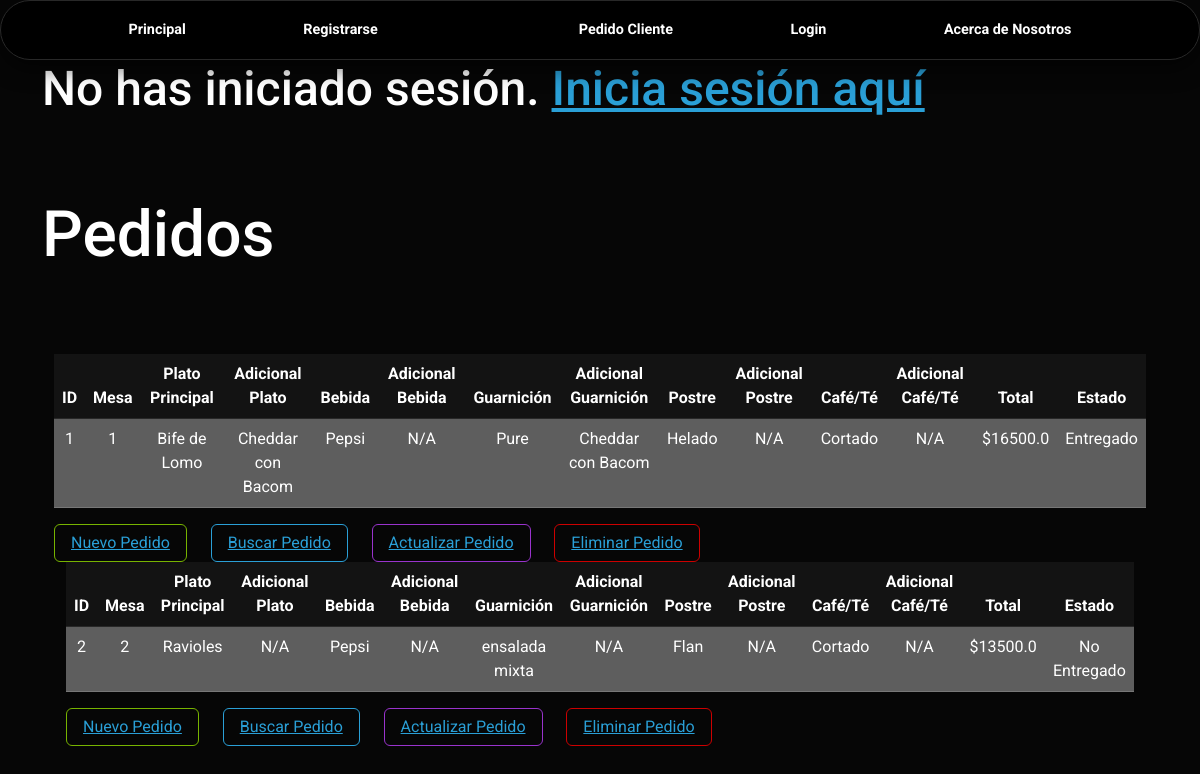
Page /pedidos/ on the committed database.
### App/models.py (models this page shows, shortened)
class Pedido(models.Model):
    mesa = models.ForeignKey(Mesa, on_delete=models.CASCADE)
    plato_principal = models.ForeignKey(Comida, on_delete=models.CASCADE)
    adicional_plato_principal = models.ForeignKey(Adicional, related_name='adicionales_plato', blank=True, null=True, on_delete=models.SET_NULL)
    guarnicion = models.ForeignKey(Guarnicion, on_delete=models.SET_NULL, blank=True, null=True)
    adicional_guarnicion = models.ForeignKey(Adicional, related_name='adicionales_guarnicion', blank=True, null=True, on_delete=models.SET_NULL)
    bebida = models.ForeignKey(Bebida, on_delete=models.CASCADE)
    adicional_bebida = models.ForeignKey(Adicional, related_name='adicionales_bebida', blank=True, null=True, on_delete=models.SET_NULL)
    postre = models.ForeignKey(Postre, on_delete=models.SET_NULL, blank=True, null=True)
    adicional_postre = models.ForeignKey(Adicional, related_name='adicionales_postre', blank=True, null=True, on_delete=models.SET_NULL)
    cafe_te = models.ForeignKey(CafeTe, on_delete=models.SET_NULL, blank=True, null=True)
    adicional_cafe_te = models.ForeignKey(Adicional, related_name='adicionales_cafe_te', blank=True, null=True, on_delete=models.SET_NULL)
    fecha_pedido = models.DateTimeField(default=timezone.now)
    total = models.FloatField(default=0.0)
    entregado = models.BooleanField(default=False)

class Mesa(models.Model):
    numero_mesa = models.IntegerField(unique=True)
    sector = models.CharField(max_length=100)

class Comida(models.Model):
    nombre = models.CharField(max_length=50)
    descripcion = models.TextField()
    precio = models.FloatField()
    categoria = models.ForeignKey(Categoria, on_delete=models.CASCADE)

class Adicional(models.Model):
    nombre = models.CharField(max_length=50)
    precio = models.FloatField()

class Bebida(models.Model):
    nombre = models.CharField(max_length=50)
    precio = models.FloatField()

class Guarnicion(models.Model):
    nombre = models.CharField(max_length=50)
    precio = models.FloatField()

class Postre(models.Model):
    nombre = models.CharField(max_length=50)
    precio = models.FloatField()

class CafeTe(models.Model):
    nombre = models.CharField(max_length=50)
    precio = models.FloatField()

### App/views.py (the view)
# urls.py: path('pedidos/', views.mostrar_pedidos, name='Pedido'),
def mostrar_pedidos(request):
    pedido = Pedido.objects.all()
    context = {'pedido': pedido}
    return render(request, 'App/Pedido.html', context)

### App/templates/App/Pedido.html (shortened to what this page needs)
{% extends 'App/base.html' %}
{% load static %}
{% block codigoDinamico %}
<div class="container"transition-style="in:wipe:up">
    <h1>Pedidos</h1> <br> <br> <br>
    {% for pedido in pedido %}
        <div class="container"transition-style="in:wipe:up">
            <table class="table table-hover text-center">
                <thead>
                    <tr>
                        <th scope="col">ID</th>
                        <th scope="col">Mesa</th>
                        <th scope="col">Plato Principal</th>
                        <th scope="col">Adicional Plato</th>
                        <th scope="col">Bebida</th>
                        <th scope="col">Adicional Bebida</th>
                        <th scope="col">Guarnición</th>
                        <th scope="col">Adicional Guarnición</th>
                        <th scope="col">Postre</th>
                        <th scope="col">Adicional Postre</th>
                        <th scope="col">Café/Té</th>
                        <th scope="col">Adicional Café/Té</th>
                        <th scope="col">Total</th>
                        <th scope="col">Estado</th>
                    </tr>
                </thead>
                <tbody>
                    <tr class="table-secondary text-center">
                        <td>{{ pedido.id }}</td>
                        <td>{{ pedido.mesa.numero_mesa }}</td>
                        <td>{{ pedido.plato_principal.nombre }}</td>
                        <td>{% if pedido.adicional_plato_principal %}{{ pedido.adicional_plato_principal.nombre }}{% else %}N/A{% endif %}</td>
                        <td>{{ pedido.bebida.nombre }}</td>
                        <td>{% if pedido.adicional_bebida %}{{ pedido.adicional_bebida.nombre }}{% else %}N/A{% endif %}</td>
                        <td>{% if pedido.guarnicion %}{{ pedido.guarnicion.nombre }}{% else %}N/A{% endif %}</td>
                        <td>{% if pedido.adicional_guarnicion %}{{ pedido.adicional_guarnicion.nombre }}{% else %}N/A{% endif %}</td>
                        <td>{% if pedido.postre %}{{ pedido.postre.nombre }}{% else %}N/A{% endif %}</td>
                        <td>{% if pedido.adicional_postre %}{{ pedido.adicional_postre.nombre }}{% else %}N/A{% endif %}</td>
                        <td>{% if pedido.cafe_te %}{{ pedido.cafe_te.nombre }}{% else %}N/A{% endif %}</td>
                        <td>{% if pedido.adicional_cafe_te %}{{ pedido.adicional_cafe_te.nombre }}{% else %}N/A{% endif %}</td>
                        <td>${{ pedido.total }}</td>
                        <td>{% if pedido.entregado %}Entregado{% else %}No Entregado{% endif %}</td>
                    </tr>
                </tbody>
            </table>
        </div>
        <div class="container">
            <button type="button" class="btn btn-outline-success">
                <a href="{% url 'Crear Pedido' %}">Nuevo Pedido</a>
            </button> &nbsp; &nbsp;&nbsp;
            <button type="button" class="btn btn-outline-primary">
                <a href="{% url 'Buscar Pedido' %}">Buscar Pedido</a>
            </button> &nbsp; &nbsp;&nbsp;
            <button type="button" class="btn btn-outline-info">
                <a href="{% url 'Actualizar Pedido' pedido_id=pedido.id %}">Actualizar Pedido</a>
            </button> &nbsp; &nbsp;&nbsp;
            <button type="button" class="btn btn-outline-danger">
                <a href="{% url 'Eliminar Pedido' pedido_id=pedido.id %}">Eliminar Pedido</a>
            </button> &nbsp; &nbsp;&nbsp;
    {% endfor %}
</div>
{% endblock %}

### App/templates/App/base.html (shortened to what this page needs)
{% load static %}
<!DOCTYPE html>
<html lang="en">
<head>
    <link href="https://bootswatch.com/5/cyborg/bootstrap.min.css" rel="stylesheet"/>
    <link href="https://cdnjs.cloudflare.com/ajax/libs/font-awesome/6.0.0-beta3/css/all.min.css" rel="stylesheet">
    <link href="{% static 'App/styles.css' %}" rel="stylesheet" />
</head>
<body>
    <nav class="navbar navbar-expand-lg bg-primary" data-bs-theme="dark">
        <div class="container-fluid">
            <div class="collapse navbar-collapse" id="navbarColor01">
                <ul class="navbar-nav me-auto">
                    <li class="nav-item">
                        <a class="nav-link active" href="{% url 'Principal' %}">Principal
                        </a>
                    </li>
                    <li class="nav-item">
                        <a class="nav-link" href="{% url 'Registro' %}">Registrarse</a>
                    </li>
                    {% if request.user.is_authenticated %}
                    <li class="nav-item">
                        <a class="nav-link" href="{% url 'Mesa' %}">Mesas</a>
                    </li>
                    <li class="nav-item">
                        <a class="nav-link" href="{% url 'Bebidas' %}">Bebidas</a>
                    </li>
                    <li class="nav-item">
                        <a class="nav-link" href="{% url 'Comida' %}">Comidas</a>
                    </li>
                    <li class="nav-item">
                        <a class="nav-link" href="{% url 'Pedido' %}">Pedidos</a>
                    </li>
                    <li class="nav-item">
                        <a class="nav-link" href="{% url 'Categoria' %}">Categoria</a>
                    </li>
                    <li class="nav-item">
                        <a class="nav-link" href="{% url 'Guarnicion' %}">Guarnicion</a>
                    </li>
                    <li class="nav-item">
                        <a class="nav-link" href="{% url 'CafeTe' %}">Cafe/Te</a>
                    </li>
                    <li class="nav-item">
                        <a class="nav-link" href="{% url 'Postre' %}">Postres</a>
                    </li>
                    <li class="nav-item">
                        <a class="nav-link" href="{% url 'Adicional' %}">Adicional</a>
                    </li>
                    <li class="nav-item">
                        <a class="nav-link" href="{% url 'logout' %}">Logout</a>
                    </li>
                    {% else %}
                    <a class="nav-link" href="{% url 'Crear Pedido Cliente' %}">Pedido Cliente</a>
                    <li class="nav-item">
                        <a class="nav-link" href="{% url 'login' %}">Login</a>
                    </li>
                    <li class="nav-item">
                        <a class="nav-link" href="{% url 'About' %}">Acerca de Nosotros</a>
                    </li>
                    {% endif %}
                </ul>
            </div>
        </div>
    </nav>
    <div class="container">
        {% if request.user.is_authenticated %}
        <h2>¡Hola, {{ request.user.username }}!</h2>
        <a href="{% url 'logout' %}">Cerrar sesión</a>
        {% else %}
        <h2>No has iniciado sesión. <a href="{% url 'login' %}">Inicia sesión aquí</a></h2>
        {% endif %}
    </div><br><br><br>
    {% block codigoDinamico %}
    {% endblock %}
</body>
</html>

### App/static/App/styles.css (style rules this page uses)
.navbar { background: #000000 !important; padding: 10px 15px !important; border-radius: 30px !important; box-shadow: 0px 10px 20px rgba(0, 0, 0, 0.5) !important; transition: all 0.3s ease !important; width: 100%; box-sizing: border-box; overflow: hidden; }
.navbar-nav .nav-link { color: #ffffff !important; font-size: 0.9em !important; margin: 0 5px !important; padding: 8px 12px !important; border-radius: 25px !important; font-weight: bold !important; position: relative !important; background: transparent !important; box-shadow: none !important; transition: all 0.3s ease !important; overflow: hidden !important; white-space: nowrap; }
.navbar-nav .nav-link::before { content: '' !important; position: absolute !important; top: 0 !important; left: -100% !important; width: 200% !important; height: 100% !important; background: linear-gradient(90deg, rgba(255, 255, 255, 0.5), rgba(255, 255, 255, 0)) !important; transition: all 0.3s ease !important; transform: skewX(-20deg) !important; z-index: -1 !important; }
.navbar-nav { display: flex; justify-content: space-evenly; align-items: center; width: 100%; flex-wrap: nowrap; }

### rows in the picture
Pedido: id "1", mesa.numero_mesa "1", plato_principal.nombre "Bife de Lomo", adicional_plato_principal.nombre "Cheddar con Bacom", bebida.nombre "Pepsi", shows "N/A", guarnicion.nombre "Pure", adicional_guarnicion.nombre "Cheddar con Bacom", postre.nombre "Helado", cafe_te.nombre "Cortado", total "16500.0", entregado "Entregado"
Pedido: id "2", mesa.numero_mesa "2", plato_principal.nombre "Ravioles", shows "N/A", bebida.nombre "Pepsi", guarnicion.nombre "ensalada mixta", postre.nombre "Flan", cafe_te.nombre "Cortado", total "13500.0", entregado "No Entregado"
